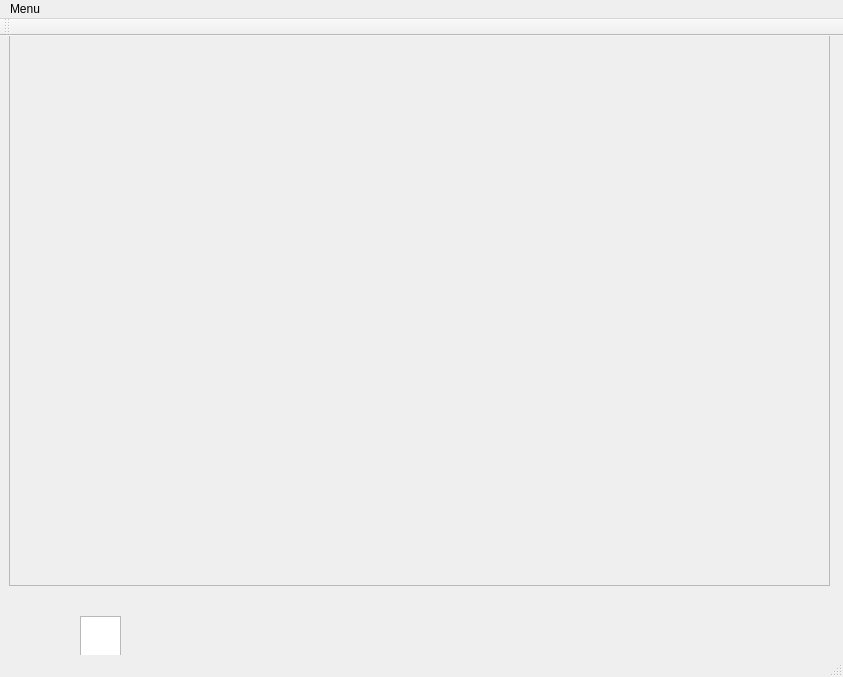
<?xml version="1.0" encoding="UTF-8"?>
<ui version="4.0">
 <class>PyScrabble</class>
 <widget class="QMainWindow" name="PyScrabble">
  <property name="geometry">
   <rect>
    <x>0</x>
    <y>0</y>
    <width>843</width>
    <height>677</height>
   </rect>
  </property>
  <property name="windowTitle">
   <string>MainWindow</string>
  </property>
  <widget class="QWidget" name="centralwidget">
   <widget class="QFrame" name="board_frame">
    <property name="geometry">
     <rect>
      <x>9</x>
      <y>-1</y>
      <width>821</width>
      <height>551</height>
     </rect>
    </property>
    <property name="frameShape">
     <enum>QFrame::StyledPanel</enum>
    </property>
    <property name="frameShadow">
     <enum>QFrame::Raised</enum>
    </property>
   </widget>
   <widget class="QGraphicsView" name="graphicsView">
    <property name="geometry">
     <rect>
      <x>80</x>
      <y>580</y>
      <width>41</width>
      <height>91</height>
     </rect>
    </property>
   </widget>
  </widget>
  <widget class="QMenuBar" name="menubar">
   <property name="geometry">
    <rect>
     <x>0</x>
     <y>0</y>
     <width>843</width>
     <height>27</height>
    </rect>
   </property>
   <widget class="QMenu" name="menuMenu">
    <property name="title">
     <string>Menu</string>
    </property>
    <addaction name="separator"/>
    <addaction name="actionNew_Game"/>
    <addaction name="actionExit"/>
   </widget>
   <addaction name="menuMenu"/>
  </widget>
  <widget class="QStatusBar" name="statusbar"/>
  <widget class="QToolBar" name="toolBar">
   <property name="windowTitle">
    <string>toolBar</string>
   </property>
   <attribute name="toolBarArea">
    <enum>TopToolBarArea</enum>
   </attribute>
   <attribute name="toolBarBreak">
    <bool>false</bool>
   </attribute>
  </widget>
  <action name="actionNew_Game">
   <property name="text">
    <string>New Game</string>
   </property>
  </action>
  <action name="actionExit">
   <property name="text">
    <string>Exit</string>
   </property>
  </action>
 </widget>
 <resources/>
 <connections/>
</ui>
